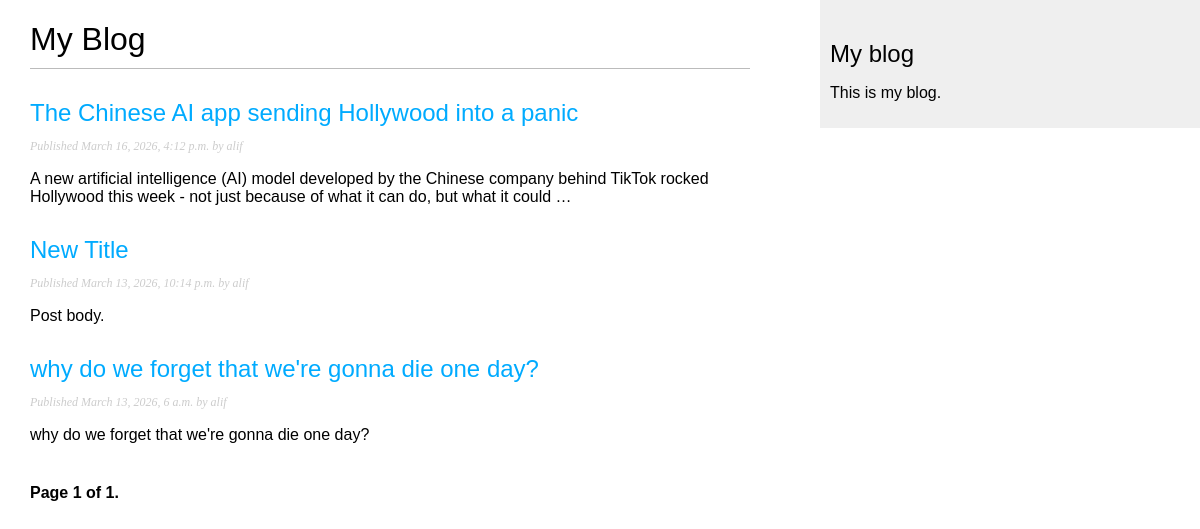
Screenshot of /blog/ with the database file from the repository.
### blog/models.py (models this page shows, shortened)
class Post(models.Model):
    class Status(models.TextChoices):
        DRAFT = "DF", "Draft"
        PUBLISHED = "PB", "Published"
    title = models.CharField(max_length=250)
    slug = models.SlugField(max_length=250, unique_for_date="publish")
    author = models.ForeignKey(
        settings.AUTH_USER_MODEL, on_delete=models.CASCADE, related_name="blog_posts"
    )
    body = models.TextField()
    publish = models.DateTimeField(default=timezone.now)
    created = models.DateTimeField(auto_now_add=True)
    updated = models.DateTimeField(auto_now=True)
    status = models.CharField(max_length=2, choices=Status, default=Status.DRAFT)
    objects = models.Manager()
    published = PublishedManager()
    class Meta:
        ordering = ["-publish"]
        indexes = [
            models.Index(fields=["-publish"]),
        ]
    def get_absolute_url(self):
        return reverse(
            "blog:post_detail",
            args=[self.publish.year, self.publish.month, self.publish.day, self.slug],
        )

### blog/views.py (the view)
# urls.py: path('',views.post_list,name='post_list'),
def post_list(request):
    post_list = Post.published.all()
    paginator = Paginator(post_list, 3)
    page_number = request.GET.get('page', 1)
    try:
        posts = paginator.page(page_number)
    except PageNotAnInteger:
        posts = paginator.page(1)
    except EmptyPage:
        posts = paginator.page(paginator.num_pages)
    return render(
        request,
        'blog/post/list.html',
        {'posts': posts}
    )

### blog/models.py (called while the page is built)
    def get_queryset(self):
        return super().get_queryset().filter(status=Post.Status.PUBLISHED)

### blog/templates/blog/post/list.html (shortened to what this page needs)
{% extends 'blog/base.html' %}
{% block content %}
<h1>My Blog</h1>
{% for post in posts %}
    <h2>
        <a href="{{ post.get_absolute_url }}">{{ post.title }}</a>
    </h2>
    <p class="date">
        Published {{ post.publish }} by {{ post.author }}
    </p>
    {{ post.body|truncatewords:30|linebreaks }}
{% endfor %}
{% include 'pagination.html' with page=posts %}
{% endblock %}

### blog/templates/blog/base.html (shortened to what this page needs)
{% load static %}
<!DOCTYPE html>
<html lang="en">
<head>
    <link href="{% static "css/blog.css" %}" rel="stylesheet">
</head>
<body>
    <div id="content">
        {% block content %}
        {% endblock %}
    </div>
    <div id="sidebar">
        <h2>My blog</h2>
        <p>This is my blog.</p>
    </div>
</body>
</html>

### blog/templates/pagination.html (shortened to what this page needs)
<div class="pagination">
    <span class="step-links">
        <span class="current">
            Page {{ page.number }} of {{ page.paginator.num_pages }}.
        </span>
    </span>
</div>

### blog/static/css/blog.css (style rules this page uses)
body { margin:0; padding:0; font-family:helvetica, sans-serif; }
a { color:#00abff; text-decoration:none; }
h1 { font-weight:normal; border-bottom:1px solid #bbb; padding:0 0 10px 0; }
h2 { font-weight:normal; margin:30px 0 0; }
#content { float:left; width:60%; padding:0 0 0 30px; }
#sidebar { float:right; width:30%; padding:10px; background:#efefef; height:100%; }
p.date { color:#ccc; font-family: georgia, serif; font-size: 12px; font-style: italic; }
.pagination { margin:40px 0; font-weight:bold; }

### rows the page displays
Post: title "The Chinese AI app sending Hollywood into a panic", publish "March 16, 2026, 4:12 p.m.", author "alif", body "A new artificial intelligence (AI) model developed by the Chinese company behind TikTok rocked Hollywood this week - not just because of what it can do, but what it could …"
Post: title "New Title", publish "March 13, 2026, 10:14 p.m.", author "alif", body "Post body."
Post: title "why do we forget that we're gonna die one day?", publish "March 13, 2026, 6 a.m.", author "alif", body "why do we forget that we're gonna die one day?"

### other values shown
{{ page.number }} "1"
{{ page.paginator.num_pages }} "1"
